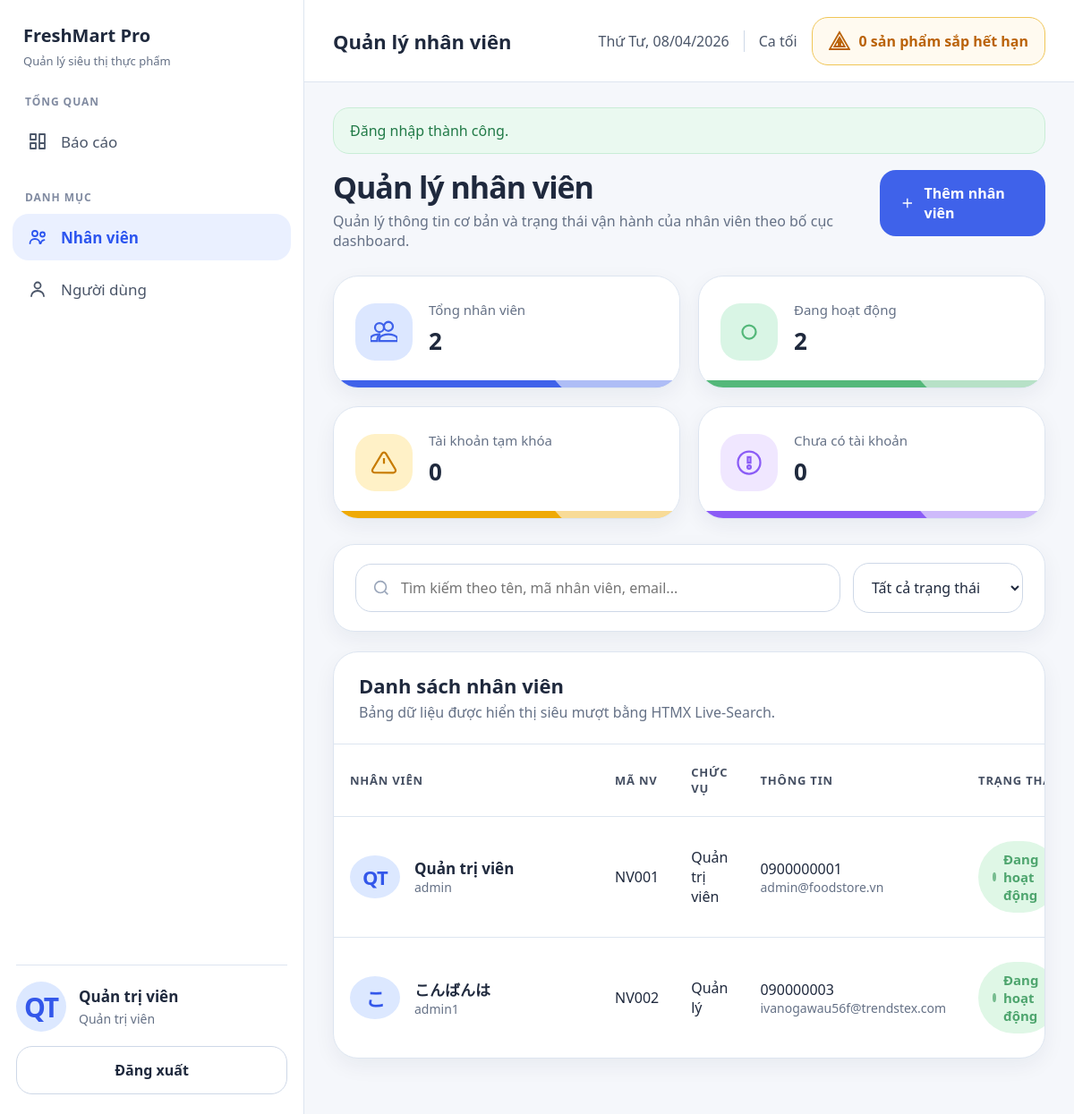
/index.php?c=nhan-vien&a=index (signed in), run on the app's committed database.
### tables this page shows
CREATE TABLE `nhan_vien` (
  `ma_nhan_vien` varchar(20) NOT NULL,
  `ten_nhan_vien` varchar(100) NOT NULL,
  `gioi_tinh` varchar(10) DEFAULT NULL,
  `so_dien_thoai` varchar(15) DEFAULT NULL,
  `email` varchar(100) DEFAULT NULL,
  `dia_chi` varchar(255) DEFAULT NULL,
  `ngay_sinh` date DEFAULT NULL,
  `ma_chuc_vu` varchar(20) DEFAULT NULL
);

CREATE TABLE `chuc_vu` (
  `ma_chuc_vu` varchar(20) NOT NULL,
  `ten_chuc_vu` varchar(100) NOT NULL
);

CREATE TABLE `tai_khoan` (
  `ma_tai_khoan` int(11) NOT NULL,
  `ten_dang_nhap` varchar(50) NOT NULL,
  `password` varchar(255) NOT NULL,
  `trang_thai` enum('HOAT_DONG','VO_HIEU_HOA') DEFAULT 'HOAT_DONG',
  `ma_nhan_vien` varchar(20) DEFAULT NULL,
  `ma_chuc_vu` varchar(20) DEFAULT NULL
);

### controllers/NhanVienController.php (called while the page is built, shortened)
<?php
require_once APP_ROOT . '/models/NhanVienModel.php';
class NhanVienController
{
    private NhanVienModel $nhanVienModel;
    public function __construct()
    {
        $this->nhanVienModel = new NhanVienModel();
    }
    public function index(): void
    {
        $filters = [
            'q' => trim((string) ($_GET['q'] ?? '')),
            'status' => trim((string) ($_GET['status'] ?? 'all')),
        ];
        $employees = $this->nhanVienModel->search($filters['q'], $filters['status']);
        render('nhan_vien/index', [
            'pageTitle' => 'Quản lý nhân viên',
            'employees' => $employees,
            'filters' => $filters,
        ]);
    }
}

### index.php (called while the page is built, shortened)
<?php
require_once realpath(__DIR__ . '/config/app.php');
$route = current_route();
$action = $route['action'];
$controller = new $controllerClass();
$controller->{$action}();

### models/NhanVienModel.php (called while the page is built, shortened)
<?php
class NhanVienModel
{
    private PDO $pdo;
    public function __construct()
    {
        $this->pdo = db();
    }
    public function search(string $keyword = '', string $status = 'all'): array
    {
        $sql = "SELECT
                    nv.*,
                    cv.ten_chuc_vu,
                    tk.ma_tai_khoan,
                    tk.ten_dang_nhap,
                    tk.trang_thai AS trang_thai_tai_khoan
                 FROM nhan_vien nv
                 LEFT JOIN chuc_vu cv ON cv.ma_chuc_vu = nv.ma_chuc_vu
                 LEFT JOIN tai_khoan tk ON tk.ma_nhan_vien = nv.ma_nhan_vien
                 WHERE 1=1";
        $params = [];
        $sql .= " ORDER BY nv.ma_nhan_vien ASC";
        $statement = $this->pdo->prepare($sql);
        $statement->execute($params);
        return $statement->fetchAll();
    }
}

### config/database.php (called while the page is built, shortened)
<?php
function db()
{
    static $pdo = null;
    if ($pdo === null) {
        $dsn = 'mysql:host=' . DB_HOST . ';port=' . DB_PORT
             . ';dbname=' . DB_NAME . ';charset=' . DB_CHARSET;
        try {
            $pdo = new PDO($dsn, DB_USER, DB_PASS, [
                PDO::ATTR_ERRMODE            => PDO::ERRMODE_EXCEPTION,
                PDO::ATTR_DEFAULT_FETCH_MODE => PDO::FETCH_ASSOC,
                PDO::ATTR_EMULATE_PREPARES   => false,
            ]);
        } catch (PDOException $e) {
            die('Lỗi kết nối CSDL: ' . $e->getMessage());
        }
    }
    return $pdo;
}

### views/nhan_vien/index.php (the view, shortened to what this page needs)
<?php
$employees = $employees ?? [];
$filters = $filters ?? ['q' => '', 'status' => 'all'];
$totalEmployees = count($employees);
$activeEmployees = 0;
$disabledEmployees = 0;
$employeesWithAccount = 0;
foreach ($employees as $employee) {
    $hasAccount = !empty($employee['ma_tai_khoan']);
    $isActive = ($employee['trang_thai_tai_khoan'] ?? '') === 'HOAT_DONG';
    if ($hasAccount) {
        $employeesWithAccount++;
    }
    if ($isActive) {
        $activeEmployees++;
    } elseif ($hasAccount) {
        $disabledEmployees++;
    }
}
$withoutAccount = max(0, $totalEmployees - $employeesWithAccount);
?>
<section class="page-hero">
    <div>
        <h1>Quản lý nhân viên</h1>
        <p>Quản lý thông tin cơ bản và trạng thái vận hành của nhân viên theo bố cục dashboard.</p>
    </div>
    <div class="page-actions">
        <a class="button" href="<?= e(url_for('nhan-vien', 'form')) ?>">
            <svg viewBox="0 0 24 24" aria-hidden="true"><path d="M12 5v14M5 12h14"/></svg>
            Thêm nhân viên
        </a>
    </div>
</section>
<section class="stat-overview stat-overview--compact">
    <article class="stat-card tone-blue">
        <span class="stat-card__icon"><svg viewBox="0 0 24 24" aria-hidden="true"><path d="M16 11a4 4 0 1 0-3.999-4A4 4 0 0 0 16 11zm-8 1a4 4 0 1 0-4-4 4 4 0 0 0 4 4zm8 2c-2.67 0-8 1.34-8 4v2h16v-2c0-2.66-5.33-4-8-4zM8 14c-.29 0-.62.02-.97.05C4.56 14.29 0 15.39 0 18v2h6v-2c0-1.45.75-2.68 2.03-3.59A8.7 8.7 0 0 0 8 14z"/></svg></span>
        <div class="stat-card__content">
            <span class="stat-card__label">Tổng nhân viên</span>
            <strong class="stat-card__value"><?= e((string) $totalEmployees) ?></strong>
        </div>
        <span class="stat-card__accent"></span>
    </article>
    <article class="stat-card tone-green">
        <span class="stat-card__icon"><svg viewBox="0 0 24 24" aria-hidden="true"><circle cx="12" cy="12" r="6"/></svg></span>
        <div class="stat-card__content">
            <span class="stat-card__label">Đang hoạt động</span>
            <strong class="stat-card__value"><?= e((string) $activeEmployees) ?></strong>
        </div>
        <span class="stat-card__accent"></span>
    </article>
    <article class="stat-card tone-amber">
        <span class="stat-card__icon"><svg viewBox="0 0 24 24" aria-hidden="true"><path d="M12 8v5m0 4h.01"/><path d="M10.29 3.86 1.82 18a2 2 0 0 0 1.71 3h16.94a2 2 0 0 0 1.71-3L13.71 3.86a2 2 0 0 0-3.42 0z"/></svg></span>
        <div class="stat-card__content">
            <span class="stat-card__label">Tài khoản tạm khóa</span>
            <strong class="stat-card__value"><?= e((string) $disabledEmployees) ?></strong>
        </div>
        <span class="stat-card__accent"></span>
    </article>
    <article class="stat-card tone-violet">
        <span class="stat-card__icon"><svg viewBox="0 0 24 24" aria-hidden="true"><path d="M12 2a10 10 0 1 0 10 10A10 10 0 0 0 12 2zm0 15.5a1.5 1.5 0 1 1 1.5-1.5 1.5 1.5 0 0 1-1.5 1.5zm1.2-5.5h-2.4V7h2.4z"/></svg></span>
        <div class="stat-card__content">
            <span class="stat-card__label">Chưa có tài khoản</span>
            <strong class="stat-card__value"><?= e((string) $withoutAccount) ?></strong>
        </div>
        <span class="stat-card__accent"></span>
    </article>
</section>
<section class="search-toolbar">
    <form class="search-toolbar__main">
        <div class="search-box">
            <svg viewBox="0 0 24 24" aria-hidden="true"><circle cx="11" cy="11" r="7"/><path d="m20 20-3.5-3.5"/></svg>
            <input type="text" name="q" id="search-q" value="<?= e($filters['q'] ?? '') ?>" placeholder="Tìm kiếm theo tên, mã nhân viên, email..."
                   hx-get="<?= e(url_for('nhan-vien', 'index')) ?>"
                   hx-trigger="keyup changed delay:400ms"
                   hx-target="#table-container"
                   hx-select="#table-container"
                   hx-include="#filter-status"
                   hx-push-url="true">
        </div>
    </form>
    <form class="search-toolbar__filters">
        <select name="status" id="filter-status"
          hx-get="<?= e(url_for('nhan-vien', 'index')) ?>"
          hx-trigger="change"
          hx-target="#table-container"
          hx-select="#table-container"
          hx-include="#search-q"
          hx-push-url="true">
            <option value="all" <?= ($filters['status'] ?? 'all') === 'all' ? 'selected' : '' ?>>Tất cả trạng thái</option>
        </select>
    </form>
</section>
<section class="table-card table-card--flush" id="table-container">
    <div class="table-card__header">
        <div>
            <h3>Danh sách nhân viên</h3>
            <p class="section-subtitle">Bảng dữ liệu được hiển thị siêu mượt bằng HTMX Live-Search.</p>
        </div>
    </div>
    <?php if ($employees === []): ?>
        <div class="empty-state" style="margin: 24px;">Không tìm thấy nhân viên phù hợp với bộ lọc hiện tại.</div>
    <?php else: ?>
        <div class="table-wrap">
            <table>
                <thead>
                    <tr>
                        <th>Nhân viên</th>
                        <th>Mã NV</th>
                        <th>Chức vụ</th>
                        <th>Thông tin</th>
                        <th>Trạng thái</th>
                    </tr>
                </thead>
                <tbody>
                    <?php foreach ($employees as $employee): ?>
                        <?php
                        $statusLabel = 'Chưa có tài khoản';
                        $statusTone = 'neutral';
                        if (!empty($employee['ma_tai_khoan'])) {
                            if (($employee['trang_thai_tai_khoan'] ?? '') === 'HOAT_DONG') {
                                $statusLabel = 'Đang hoạt động';
                                $statusTone = 'success';
                            } else {
                                $statusLabel = 'Tạm khóa';
                                $statusTone = 'warning';
                            }
                        }
                        ?>
                        <tr id="emp-row-<?= e($employee['ma_nhan_vien']) ?>">
                            <td>
                                <div class="table-person">
                                    <span class="avatar-circle"><?= e(user_initials($employee['ten_nhan_vien'] ?? '')) ?></span>
                                    <div>
                                        <div class="table-person__name"><?= e($employee['ten_nhan_vien']) ?></div>
                                        <div class="table-person__meta"><?= e($employee['ten_dang_nhap'] ?? 'Chưa cấp tài khoản') ?></div>
                                    </div>
                                </div>
                            </td>
                            <td><?= e($employee['ma_nhan_vien']) ?></td>
                            <td><?= e($employee['ten_chuc_vu'] ?? $employee['ma_chuc_vu'] ?? 'Chưa gán') ?></td>
                            <td>
                                <div><?= e($employee['so_dien_thoai'] ?: '-') ?></div>
                                <div class="meta-text"><?= e($employee['email'] ?: '-') ?></div>
                            </td>
                            <td><span class="badge badge--<?= e($statusTone) ?>"><?= e($statusLabel) ?></span></td>
                        </tr>
                    <?php endforeach; ?>
                </tbody>
            </table>
        </div>
    <?php endif; ?>
</section>

### views/layout/header.php (shortened to what this page needs)
<!DOCTYPE html>
<html lang="vi">
<head>
    <link rel="stylesheet" href="<?= e(asset_url('css/style.css')) ?>?v=<?= e(APP_VERSION) ?>">
    <link rel="stylesheet" href="<?= e(asset_url('css/smooth.css')) ?>?v=<?= e(APP_VERSION) ?>">
</head>
<body hx-boost="true">
    <div class="app-shell<?= $hideNav ? ' app-shell--auth' : '' ?>">
        <?php if (!$hideNav && $currentUser): ?>
            <aside class="sidebar">
                <div class="brand">
                    <h1>FreshMart Pro</h1>
                    <p>Quản lý siêu thị thực phẩm</p>
                </div>
                <nav class="sidebar__nav">
                    <div class="sidebar__section">
                        <span class="sidebar__section-label">Tổng quan</span>
                        <a class="nav-link <?= $route['controller'] === 'bao-cao' ? 'is-active' : '' ?>" href="<?= e(url_for('bao-cao', 'index')) ?>">
                            <span class="nav-link__icon">
                                <svg viewBox="0 0 24 24" aria-hidden="true"><path d="M4 4h6v6H4zm10 0h6v10h-6zM4 14h6v6H4zm10 0h6v6h-6z"/></svg>
                            </span>
                            <span>Báo cáo</span>
                        </a>
                    </div>
                    <div class="sidebar__section">
                        <span class="sidebar__section-label">Danh mục</span>
                        <?php if (can_access('nhan-vien')): ?>
                            <a class="nav-link <?= $route['controller'] === 'nhan-vien' ? 'is-active' : '' ?>" href="<?= e(url_for('nhan-vien', 'index')) ?>">
                                <span class="nav-link__icon">
                                    <svg viewBox="0 0 24 24" aria-hidden="true"><circle cx="9" cy="8" r="3"/><path d="M3.5 19c0-2.8 2.4-5 5.5-5s5.5 2.2 5.5 5"/><circle cx="17.5" cy="9" r="2.5"/><path d="M15.5 19c.3-2 1.9-3.5 4-3.9"/></svg>
                                </span>
                                <span>Nhân viên</span>
                            </a>
                        <?php endif; ?>
                        <?php if (can_access('tai-khoan')): ?>
                            <a class="nav-link <?= $route['controller'] === 'tai-khoan' ? 'is-active' : '' ?>" href="<?= e(url_for('tai-khoan', 'index')) ?>">
                                <span class="nav-link__icon">
                                    <svg viewBox="0 0 24 24" aria-hidden="true"><circle cx="12" cy="8" r="3.5"/><path d="M5 20c0-3.3 3.1-6 7-6s7 2.7 7 6"/></svg>
                                </span>
                                <span>Người dùng</span>
                            </a>
                        <?php endif; ?>
                    </div>
                </nav>
                <div class="sidebar__footer">
                    <div class="profile-card">
                        <div class="profile-card__avatar"><?= e(user_initials($currentUser['ten_nhan_vien'] ?? $currentUser['ten_dang_nhap'] ?? '')) ?></div>
                        <div>
                            <strong><?= e($currentUser['ten_nhan_vien'] ?? $currentUser['ten_dang_nhap'] ?? 'Người dùng') ?></strong>
                            <span><?= e($currentUser['ten_chuc_vu'] ?? $currentUser['ma_chuc_vu'] ?? '') ?></span>
                        </div>
                    </div>
                    <a class="button button--ghost button--full" href="<?= e(url_for('auth', 'logout')) ?>">Đăng xuất</a>
                </div>
            </aside>
        <?php endif; ?>
        <main class="content">
            <?php if (!$hideNav && $currentUser): ?>
                <header class="topbar">
                    <div class="topbar__title"><?= e($route['controller'] === 'bao-cao' ? 'Báo cáo tổng quan' : $pageTitle) ?></div>
                    <div class="topbar__meta">
                        <span><?= e(app_date_label()) ?></span>
                        <span><?= e(current_shift_label()) ?></span>
                        <span class="topbar__alert">
                            <svg viewBox="0 0 24 24" aria-hidden="true"><path d="M12 2 1 21h22L12 2zm0 5.75 5.74 10.25H6.26L12 7.75zM11 10h2v4h-2zm0 5h2v2h-2z"/></svg>
                            <?= e((string) expiring_product_count()) ?> sản phẩm sắp hết hạn
                        </span>
                    </div>
                </header>
            <?php endif; ?>
            <div class="content__inner">
            <?php foreach ($flashes as $flashMessage): ?>
                <div class="alert alert--<?= e($flashMessage['type']) ?>">
                    <?= e($flashMessage['message']) ?>
                </div>
            <?php endforeach; ?>

### assets/css/smooth.css (style rules this page uses)
.button, button, .nav-link { transition: all 0.25s cubic-bezier(0.16, 1, 0.3, 1) !important; }
tbody tr { transition: background-color 0.25s ease, transform 0.20s ease !important; }
.content__inner { animation: fadeUp 0.35s ease-out forwards; }

### data on the page
nhan_vien: ten_nhan_vien "QT", ten_nhan_vien "Quản trị viên"
chuc_vu: ten_chuc_vu "Quản trị viên"
tai_khoan: ma_nhan_vien.ten_nhan_vien "QT", ma_nhan_vien.ten_nhan_vien "Quản trị viên", ten_dang_nhap "admin", ma_nhan_vien.ma_nhan_vien "NV001", ma_chuc_vu.ten_chuc_vu "Quản trị viên", ma_nhan_vien.so_dien_thoai "0900000001", ma_nhan_vien.email "admin@foodstore.vn", trang_thai "Đang hoạt động"
tai_khoan: ma_nhan_vien.ten_nhan_vien "こ", ma_nhan_vien.ten_nhan_vien "こんばんは", ten_dang_nhap "admin1", ma_nhan_vien.ma_nhan_vien "NV002", ma_chuc_vu.ten_chuc_vu "Quản lý", ma_nhan_vien.so_dien_thoai "090000003", ma_nhan_vien.email "ivanogawau56f@trendstex.com", trang_thai "Đang hoạt động"

### other printed values
$route['controller'] === 'bao-cao' ? 'Báo cáo tổng quan' : $pageTitle "Quản lý nhân viên"
app_date_label() "Thứ Tư, 08/04/2026"
current_shift_label() "Ca tối"
expiring_product_count() "0"
$flashMessage['message'] "Đăng nhập thành công."
$totalEmployees "2"
$activeEmployees "2"
$disabledEmployees "0"
$withoutAccount "0"
